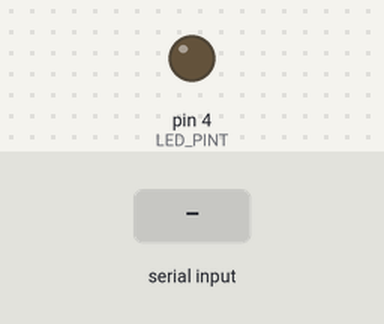
This sketch was run on a simulated Arduino Uno, built with avr-gcc and run on an emulated ATmega328P. Shown: output pins drawn as LEDs (lit = HIGH). The inputs (shaded band) are chosen by the test bench.

Above: at 1.2 s.
1.3 s: "l" received over Serial
At 1.6 s:
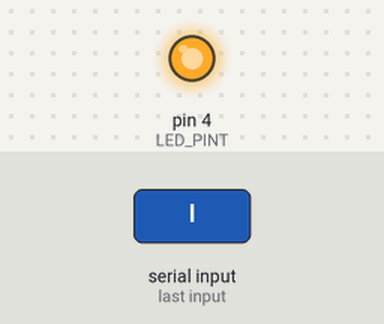
2.8 s: "d" received over Serial
At 3.9 s:
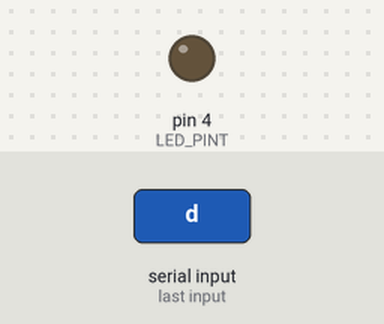
Timing chart, 0 to 5.8 s (numbered marks = the images above; inputs shaded):
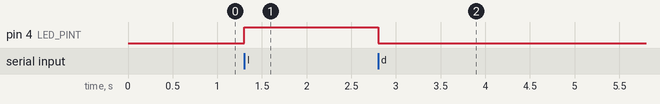

The sketch:

Serial_Input_Led.ino
```cpp
const int LED_PINT = 4;
char input;

void setup() {
  Serial.begin(9600);
  pinMode(LED_PINT, OUTPUT);
}

void loop() {
  if(Serial.available() > 0) {
    input = Serial.read();

    if(input == 'l'){
      digitalWrite(LED_PINT, HIGH);
    } else if (input == 'd') {
      digitalWrite(LED_PINT, LOW);
    }
  }
}
```

Measured:
- after the input at 1.3 s, pin 4 (LED_PINT): LOW → HIGH at once
- after the input at 2.8 s, pin 4 (LED_PINT): HIGH → LOW at once
